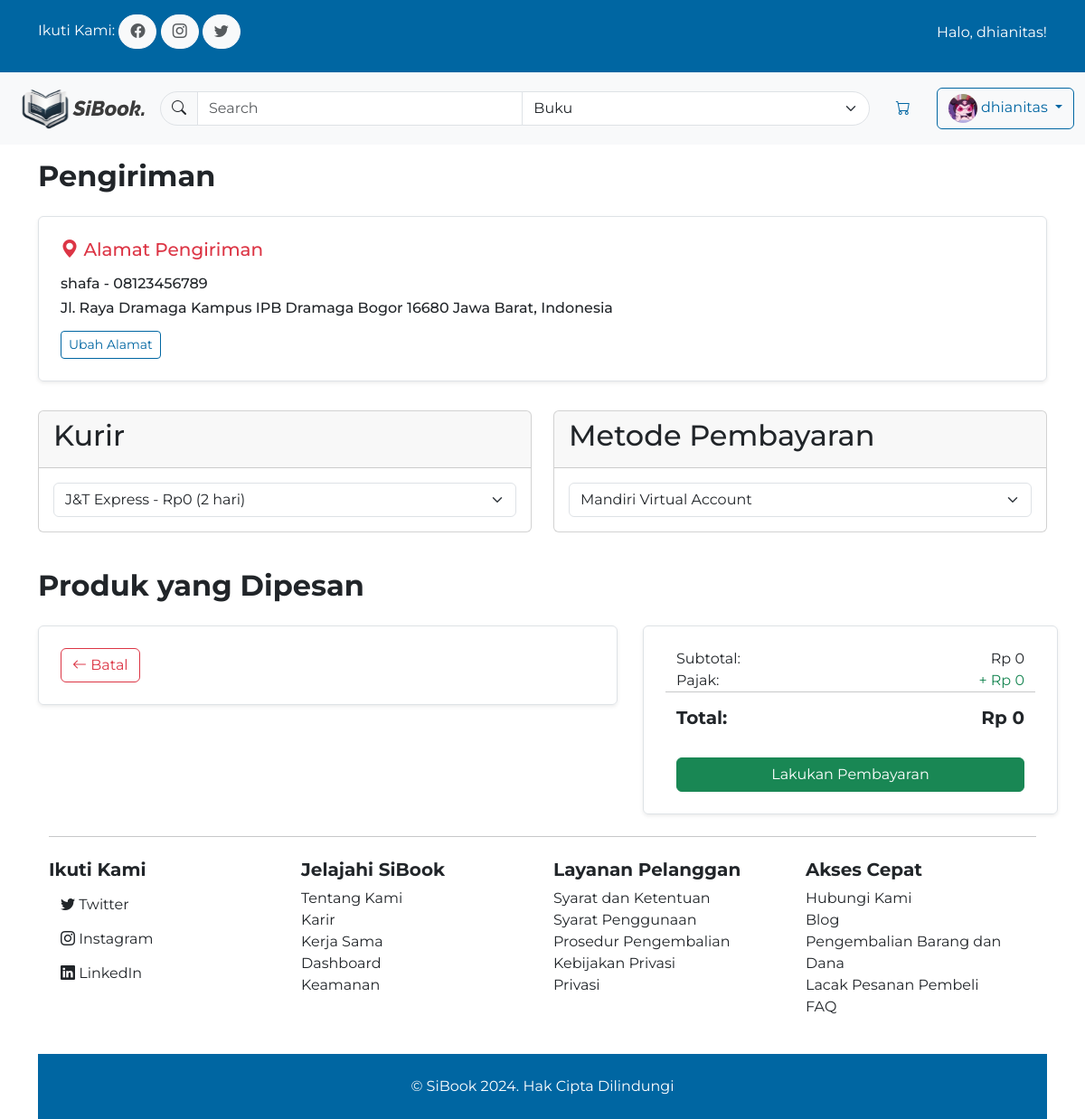
The app's page /checkout/ (signed in) with its own data.
### bookcommerce/models.py (models this page shows, shortened)
class Customer(AbstractUser):
    email = models.EmailField(max_length=100, unique=True)
    address = models.OneToOneField(Address, on_delete=models.SET_NULL, null=True, blank=True, db_constraint=False)
    profile_picture = models.ImageField(upload_to='profile_pictures/', default='defaults/default_profile_img.jpg', null=True, blank=True)
    groups = models.ManyToManyField('auth.Group', related_name='customers')
    user_permissions = models.ManyToManyField('auth.Permission', related_name='customers')

class Address(models.Model):
	label = models.CharField(max_length=100)
	receiver_name = models.CharField(max_length=100)
	receiver_phone = models.CharField(max_length=15)
	province = models.CharField(max_length=50)
	city = models.CharField(max_length=50)
	district = models.CharField(max_length=50)
	ward = models.CharField(max_length=50)
	zipcode = models.CharField(max_length=10)
	full_address = models.CharField(max_length=150)

### bookcommerce/views.py (the view)
# urls.py: path('checkout/', checkout, name='checkout'),
@login_required
def checkout(request):
    book_id = None
    if request.method == 'POST':
        book_id = request.POST.get('book_id')
        if book_id:
            book = get_object_or_404(Book, id=book_id)
        else:
            cart = get_object_or_404(Cart, customer=request.user)
    shipments = Shipment.objects.all()
    payments = Payment.objects.all()
    cart = Cart.objects.get(customer=request.user)
    book = Book.objects.get(id=book_id) if book_id else None
    shipment_price = None
    shipment_id = request.POST.get('shipment')
    if shipment_id:
        shipment = get_object_or_404(Shipment, id=shipment_id)
        shipment_price = shipment.price
    return render(request, 'bookcommerce/checkout.html', {
        'shipments': shipments,
        'payments': payments,
        'cart_items': cart.items.all(),
        'total_price': sum(item.book.price * item.quantity for item in cart.items.all()),
        'book': book,
        'shipment_price': shipment_price,
    })

### bookcommerce/templates/bookcommerce/checkout.html (shortened to what this page needs)
{% extends "bookcommerce/base.html" %}
{% load static %} {% load mathfilters %} {% load humanize %}
{% block content %}
<div class="container">
    <form action="{% url 'payment' %}" method="POST">
    <div class="row gap-3">
        <div class="col-12 mt-3">
            <h2 class="fw-bold mb-4">Pengiriman</h2>
            <div class="col-12 p-4 rounded shadow-sm border">
                <h5 class="text-danger mb-3"><i class="bi bi-geo-alt-fill"></i> Alamat Pengiriman</h5>
                {% if not request.user.address %}
                    <p class="h6 mb-2">{{ user.username }}</p>
                    <button class="btn btn-outline-primary btn-sm mt-2" onclick="location.href='{% url 'create_address' %}?next={{ request.path }}'">Tambah Alamat</button>
                {% else %}
                    <p class="h6">{{ user.address.receiver_name }} - {{ user.address.receiver_phone }}</p>
                    <p class="h6">{{ request.user.address.full_address }}</p>
                    <button class="btn btn-outline-primary btn-sm mt-2" onclick="location.href='{% url 'update_address' user.address.id %}?next={{ request.path }}'">Ubah Alamat</button>
                {% endif %}
            </div>
        </div>
        <div class="col-12 mt-3">
            <div class="row mb-4">
                <div class="col-md-6">
                    <div class="card">
                        <div class="card-header">
                            <h2>Kurir</h2>
                        </div>
                        <div class="card-body">
                            <select name="shipment" class="form-select" required>
                                {% for shipment in shipments %}
                                    <option value="{{ shipment.id }}">{{ shipment.name }} - Rp0 (2 hari)</option>
                                {% endfor %}
                            </select>
                        </div>
                    </div>
                </div>
                <div class="col-md-6">
                    <div class="card">
                        <div class="card-header">
                            <h2>Metode Pembayaran</h2>
                        </div>
                        <div class="card-body">
                            <select name="payment" class="form-select" required>
                                {% for payment in payments %}
                                    <option value="{{ payment.id }}">{{ payment.name }}</option>
                                {% endfor %}
                            </select>
                        </div>
                    </div>
                </div>
            </div>
        </div>
        <div class="col-12">
            <h2 class="fw-bold">Produk yang Dipesan</h2>
        </div>
        <div class="col-12 col-lg-7">
            <div class="p-4 rounded shadow-sm border">
                <div class="row">
                    <div class="col">
                        <a href="{% url 'cart_detail' %}" class="btn btn-outline-danger"
                            ><i class="bi bi-arrow-left"></i> Batal</a
                        >
                    </div>
                </div>
            </div>
        </div>
        <div class="col-12 col-lg">
            <div class="row p-4 rounded shadow-sm border">
                {% with tax=total_price|div:100|floatformat:0 %}
                <div class="col-6">Subtotal:</div>
                <div class="col-6 text-end">Rp {{ total_price|intcomma }}</div>
                <div class="col-6">Pajak:</div>
                <div class="col-6 text-end text-success">+ Rp {{ tax|intcomma }}</div>
                <hr />
                <div class="col-6 h5 fw-bold">Total:</div>
                <div class="col-6 h5 text-end fw-bold">Rp {{ total_price|add:tax|intcomma }}</div>
                {% endwith %}
                <div class="col-12 mt-4">
                    <button class="btn btn-success w-100" type="submit">Lakukan Pembayaran</button>
                </div>
            </div>
        </div>
    </form>
    </div>
{% endblock %}

### bookcommerce/templates/bookcommerce/base.html (shortened to what this page needs)
{% load static %}
<!DOCTYPE html>
<html lang="en">
    <head>
        <link rel="stylesheet" href="{% static 'bookcommerce/style.css' %}" />
        <link
            rel="stylesheet"
            href="https://cdn.jsdelivr.net/npm/bootstrap-icons@1.11.3/font/bootstrap-icons.min.css"
        />
    </head>
    <body>
        <div class="d-none d-md-block bg-primary py-3 text-white">
            <div class="container">
                <div class="row">
                    <div class="col">
                        <p class="d-inline">Ikuti Kami:</p>
                        <a href="#" class="btn btn-light rounded-pill text-body-secondary">
                            <i class="bi bi-facebook"></i>
                        </a>
                        <a href="#" class="btn btn-light rounded-pill text-body-secondary">
                            <i class="bi bi-instagram"></i>
                        </a>
                        <a href="#" class="btn btn-light rounded-pill text-body-secondary">
                            <i class="bi bi-twitter"></i>
                        </a>
                    </div>
                    <div class="col text-end">
                        {% if user.is_authenticated %}
                            <p class="mt-2">Halo, {{ user.username }}!</p>
                        {% else %}
                            <a href="#" class="btn btn-link text-white">Butuh bantuan?</a>
                        {% endif %}
                    </div>
                </div>
            </div>
        </div>
        <nav class="navbar navbar-expand-md bg-body-tertiary">
            <div class="container-fluid">
                <a class="navbar-brand" href="/">
                    <img
                        src="{% static '/bookcommerce/assets/logo_horizontal.svg' %}"
                        alt="SiBook"
                        width="150"
                        height="auto"
                    />
                </a>
                <div class="collapse navbar-collapse gap-3 text-end" id="navbarSupportedContent">
                    <form action="{% url 'search' %}" method="POST" class="input-group d-flex flex-grow-1" role="search">
                        <span class="input-group-text rounded-start-pill">
                            <button type="submit" class="btn p-0 border-0 bg-transparent">
                                <i class="bi bi-search"></i>
                            </button>
                        </span>
                        <input
                            class="form-control"
                            type="search"
                            placeholder="Search"
                            aria-label="Search"
                            name="search"
                        />
                        <select name="search_tag" class="form-select rounded-end-pill">
                            <option value="books">Buku</option>
                        </select>
                    </form>
                    {% if user.is_authenticated %}
                    <a href="{% url 'cart_detail' %}" class="btn text-primary">
                        <i class="bi bi-cart"></i>
                    </a>
                    <div class="dropdown">
                        <a class="btn btn-outline-primary dropdown-toggle" href="#" role="button" id="dropdownMenuLink" data-bs-toggle="dropdown" aria-expanded="false">
                            <img src="{{ user.profile_picture.url }}" alt="Profile Picture" class="rounded-circle" width="32" height="32">
                            {{ user.username }}
                        </a>
                    </div>
                    {% else %}
                    <a href="{% url 'login' %}" class="btn btn-outline-primary">Login</a>
                    <a href="{% url 'register' %}" class="btn btn-primary">Daftar</a>
                    {% endif %}
                </div>
            </div>
        </nav>
        {% block content %} {% endblock %}
        <footer class="container my-4">
            <hr />
            <div class="row my-4">
                <div class="col-12 col-md-3">
                    <h5 class="fw-bold">Ikuti Kami</h5>
                    <ul class="list-unstyled">
                        <li>
                            <a href="#" class="btn"><i class="bi bi-twitter"></i> Twitter</a>
                        </li>
                        <li>
                            <a href="#" class="btn"><i class="bi bi-instagram"></i> Instagram</a>
                        </li>
                        <li>
                            <a href="#" class="btn"><i class="bi bi-linkedin"></i> LinkedIn</a>
                        </li>
                    </ul>
                </div>
                <div class="col-12 col-md-3">
                    <h5 class="fw-bold">Jelajahi SiBook</h5>
                    <ul class="list-unstyled">
                        <li>Tentang Kami</li>
                        <li>Karir</li>
                        <li>Kerja Sama</li>
                        <li>Dashboard</li>
                        <li>Keamanan</li>
                    </ul>
                </div>
                <div class="col-12 col-md-3">
                    <h5 class="fw-bold">Layanan Pelanggan</h5>
                    <ul class="list-unstyled">
                        <li>Syarat dan Ketentuan</li>
                        <li>Syarat Penggunaan</li>
                        <li>Prosedur Pengembalian</li>
                        <li>Kebijakan Privasi</li>
                        <li>Privasi</li>
                    </ul>
                </div>
                <div class="col-12 col-md-3">
                    <h5 class="fw-bold">Akses Cepat</h5>
                    <ul class="list-unstyled">
                        <li>Hubungi Kami</li>
                        <li>Blog</li>
                        <li>Pengembalian Barang dan Dana</li>
                        <li>Lacak Pesanan Pembeli</li>
                        <li>FAQ</li>
                    </ul>
                </div>
            </div>
        </footer>
        <div class="bg-primary py-4 text-center">
            <p class="m-0 text-white">© SiBook 2024. Hak Cipta Dilindungi</p>
        </div>
    </body>
</html>

### records on screen
Customer: username "dhianitas", profile_picture (picture), address.receiver_name "shafa", address.receiver_phone "08123456789", user.address.full_address "Jl. Raya Dramaga Kampus IPB Dramaga Bogor 16680 Jawa Barat, Indonesia"

### other values on screen
{{ total_price|intcomma }} "0"
{{ tax|intcomma }} "0"
{{ total_price|add:tax|intcomma }} "0"
form field shipment "J&T Express - Rp0 (2 hari)"
form field payment "Mandiri Virtual Account"
